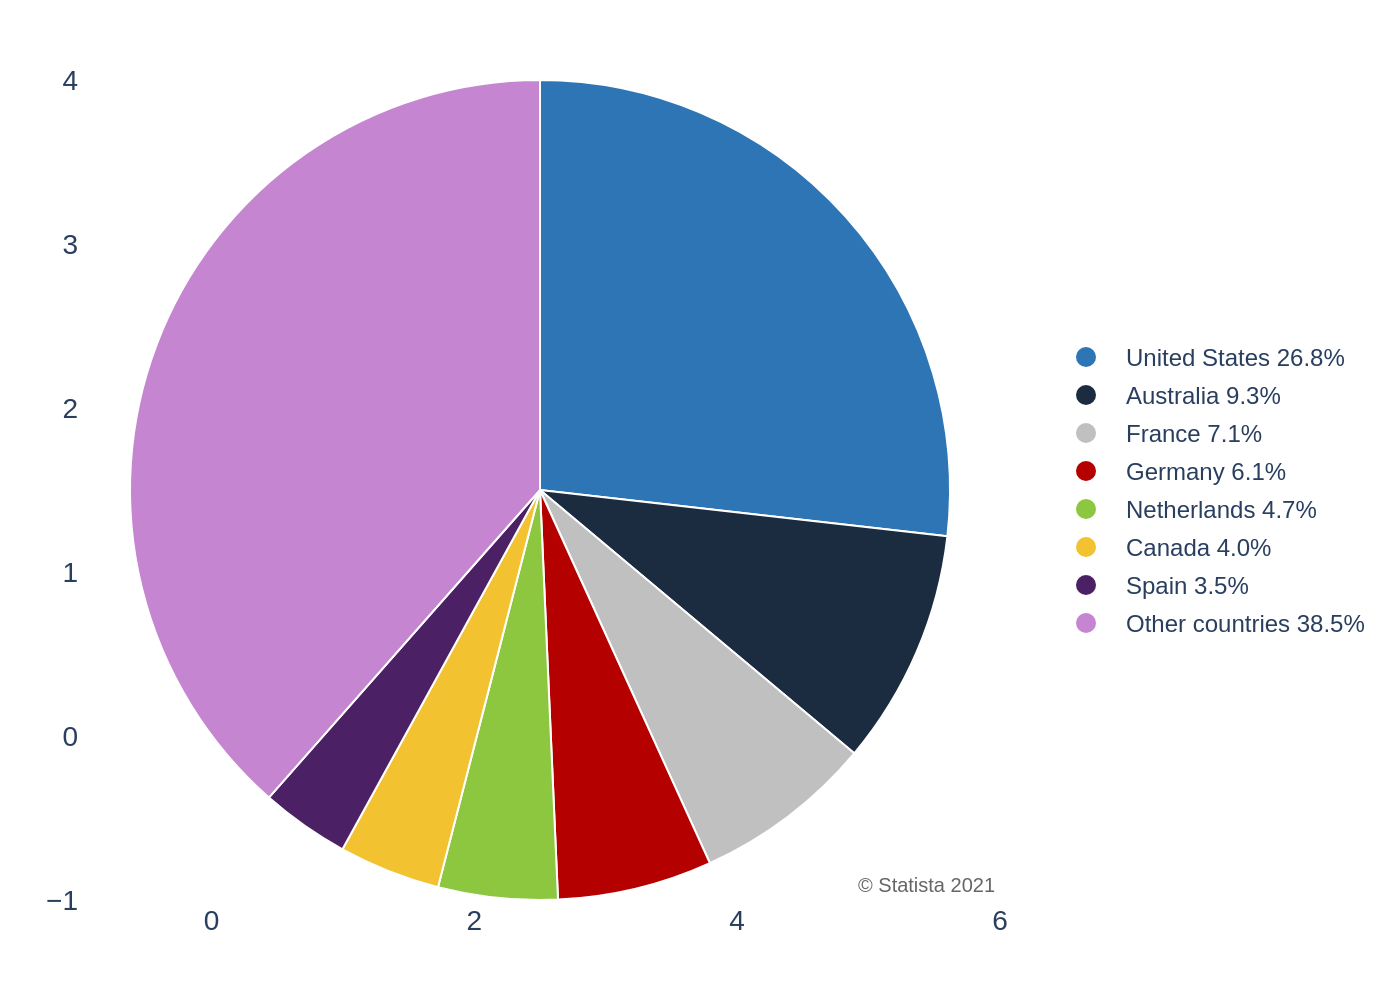

This chart was generated by the following Python code:
import sys
import json
import os
import plotly.graph_objects as go

if len(sys.argv) != 2:
    print("Usage: python script.py <path_to_json_file>")
    sys.exit(1)

json_path = sys.argv[1]

try:
    with open(json_path, 'r', encoding='utf-8') as f:
        chart_data = json.load(f)
except FileNotFoundError:
    print(f"Error: JSON file not found at {json_path}")
    sys.exit(1)
except json.JSONDecodeError:
    print(f"Error: Could not decode JSON from {json_path}")
    sys.exit(1)

data = chart_data['chart_data']
texts = chart_data['texts']
colors = chart_data['colors']

labels = [item['label'] for item in data]
values = [item['value'] for item in data]

fig = go.Figure()

fig.add_trace(go.Pie(
    labels=labels,
    values=values,
    marker=dict(colors=colors, line=dict(color='#FFFFFF', width=1)),
    hoverinfo='label+percent',
    textinfo='none',  # The original uses outside labels, not text on slices
    sort=False,
    direction='clockwise'
))

annotations = []
if texts.get('source'):
    annotations.append(
        dict(
            text=texts['source'],
            align='right',
            showarrow=False,
            xref='paper',
            yref='paper',
            x=1,
            y=0,
            xanchor='right',
            yanchor='bottom',
            font=dict(family="Arial", size=10, color="#666666")
        )
    )

fig.update_layout(
    showlegend=True,
    legend=dict(
        orientation="v",
        yanchor="middle",
        y=0.5,
        xanchor="left",
        x=1.05,
        font=dict(family="Arial", size=12),
        bgcolor='rgba(0,0,0,0)'
    ),
    font=dict(family="Arial", size=14),
    margin=dict(l=40, r=200, t=40, b=50),
    paper_bgcolor='white',
    plot_bgcolor='white',
    annotations=annotations
)

# Recreate the label format from the image in the legend
# The original image format is "Label Value%"
for i, trace in enumerate(fig.data):
    if trace.type == 'pie':
        # Custom legend labels
        trace.legendgroup = 'group' # To make them appear as one legend
        new_labels = [f"{label} {value}%" for label, value in zip(labels, values)]
        fig.data[i].name = "" # Hack to not show trace name in legend
        fig.data[i].showlegend = True
        fig.data[i].customdata = new_labels
        fig.data[i].legendgrouptitle = dict(text='')
        trace.hovertemplate = '%{label}<br>%{percent}<extra></extra>' # Cleaner hover
        
# A bit of a workaround to assign custom text to legend items
# We create dummy invisible traces for the legend
for i in range(len(labels)):
    fig.add_trace(go.Scatter(
        x=[None], y=[None],
        mode='markers',
        marker=dict(color=colors[i], size=10),
        name=f"{labels[i]} {values[i]}%",
        showlegend=True
    ))

# Hide the original pie chart legend
fig.data[0].showlegend = False


base_filename = os.path.splitext(json_path)[0]
output_filename = f"{base_filename}.png"

fig.write_image(output_filename, scale=2)

print(f"Chart saved to {output_filename}")
